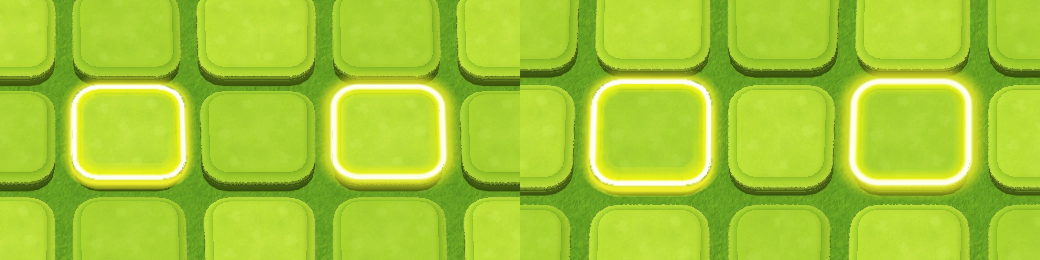
#> input picture production/qa/evidence/garden-board/crop-glow-picture-vs-code.webp, 2080 x 520 px (shown at 1/2 size)
$ python -i garden_cutout.py   (imports and definitions only)
#> lines starting #> are read from the running program, lines starting #| are printed output that depends on the picture; after the words box and inside, x2 and y2 are one past the last pixel; in counts of white or black regions, pixels touching at a corner belong together
"""Cuts a piece of artwork out of one of the owner's garden pictures (flat off-white background).

Used by build-garden-gazebo.py. The artwork is not redrawn
or recoloured. What is done:
  1. The flat background is removed: every patch of pixels close to the background colour that
     touches the picture's edge, or is large (openings such as the gazebo's arches), becomes
     transparent. Small light patches (white flowers, the leaf on the flag) are artwork and stay.
  2. The grey ground shadow under the base becomes a see-through shadow.
  3. Along the cut a soft edge: alpha follows the distance to the background colour, and the
     background tint is taken out of those edge pixels.
  4. Trimmed to the artwork.
"""
from pathlib import Path

import numpy as np
from PIL import Image
from scipy import ndimage

NEAR = 22  # colour distance to the background below which a pixel can be background
EDGE = 46  # distance at which an edge pixel is fully opaque
SHADOW = 150  # a grey lighter than this, joined to the background, is the ground shadow
HOLE = 5000  # an enclosed light patch larger than this (source pixels) is an opening, not a flower


def cut_out(source: Path) -> Image.Image:
    """The artwork of one of the owner's pictures on a flat off-white background, cut out and trimmed."""
    rgb = np.asarray(Image.open(source).convert("RGB")).astype(np.float64)
    bg = np.median(np.concatenate([rgb[:20].reshape(-1, 3), rgb[-20:].reshape(-1, 3)]), axis=0)
#> bg = [170, 212, 51]
    dist = np.sqrt(((rgb - bg) ** 2).sum(-1))
    labels, count = ndimage.label(dist < NEAR)
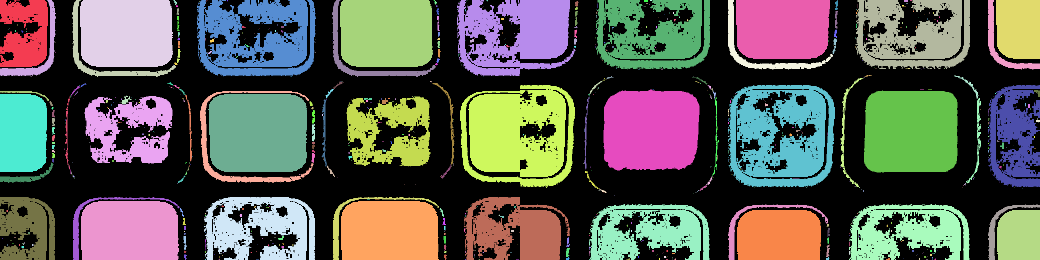
#> labels: shape (520, 2080) int32 (shown at 1/2 size); 806 distinct labels, from 0 to 805; one colour per label, 0 black
#> count = 805
    sizes = ndimage.sum(np.ones_like(dist), labels, range(1, count + 1))
#> sizes = 805 values, max 34504 at index 261, min 1 at index 9, mean 722.4
    edge_ids = set(np.unique(np.concatenate([labels[0], labels[-1], labels[:, 0], labels[:, -1]])).tolist())
#> edge_ids = 67 items
    keep = np.zeros(count + 1, bool)
    for i, size in enumerate(sizes, 1):
        keep[i] = i in edge_ids or size > HOLE
#> this loop made 805 passes
#> size on passes 1 to 3: 9606, 2744, 3235
    background = keep[labels]
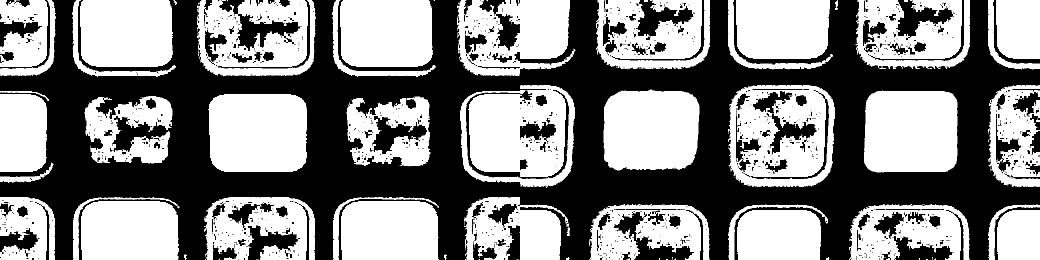
#> background: shape (520, 2080) bool (shown at 1/2 size); 52.2% white; 1094 black regions (903 under 20 px), largest, box (x1, y1, x2, y2) and area: (0, 0, 2080, 520) 425600, (438, 0, 604, 102) 4865, (1228, 423, 1388, 520) 4571
    # The soft grey shadow under the base: grey (unsaturated), lighter than SHADOW and joined to the
    # background. It becomes a real, see-through shadow (black with the alpha of its darkness).
    sat = rgb.max(-1) - rgb.min(-1)
    grey = (sat < 18) & (rgb.mean(-1) > SHADOW)
#> grey: shape (520, 2080) bool; 0.74% white; 73 white regions (51 under 20 px), largest, box (x1, y1, x2, y2) and area: (1183, 161, 1421, 369) 3635, (145, 172, 370, 357) 2830, (710, 171, 841, 174) 260
    s_labels, _ = ndimage.label(grey | background)
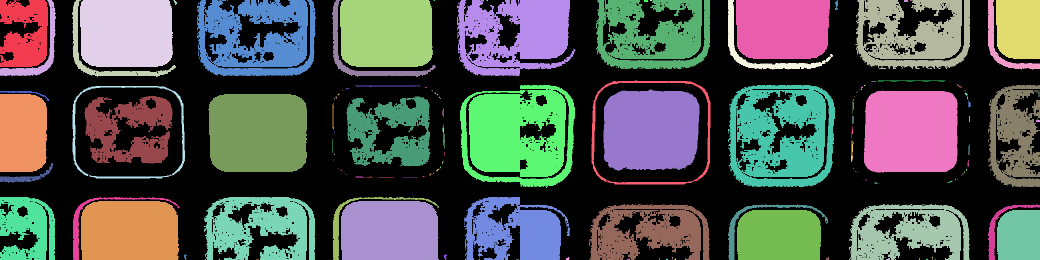
#> s_labels: shape (520, 2080) int32 (shown at 1/2 size); 157 distinct labels, from 0 to 156; one colour per label, 0 black
    s_ids = set(np.unique(s_labels[background]).tolist()) - {0}
#> s_ids = 73 items
    shadow = np.isin(s_labels, list(s_ids)) & ~background
#> shadow: shape (520, 2080) bool; every value is 0
    # Soft edge: only next to the background, alpha rises with the distance to its colour.
    band = ndimage.binary_dilation(background, iterations=3) & ~background
#> band: shape (520, 2080) bool; 10.1% white; 1135 white regions (903 under 20 px), largest, box (x1, y1, x2, y2) and area: (166, 189, 348, 330) 3894, (661, 0, 875, 157) 3189, (141, 0, 355, 157) 3180
    alpha = np.ones_like(dist)
    alpha[background] = 0
    soft = np.clip((dist - NEAR / 2) / (EDGE - NEAR / 2), 0, 1)
    alpha[band] = np.minimum(1, soft[band] * 1.15)
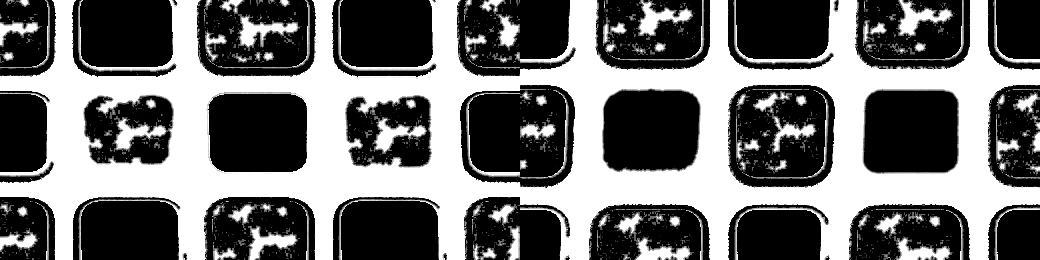
#> alpha: shape (520, 2080) float64 (shown at 1/2 size); min 0, max 1, mean 0.44
    lum = rgb.mean(-1)
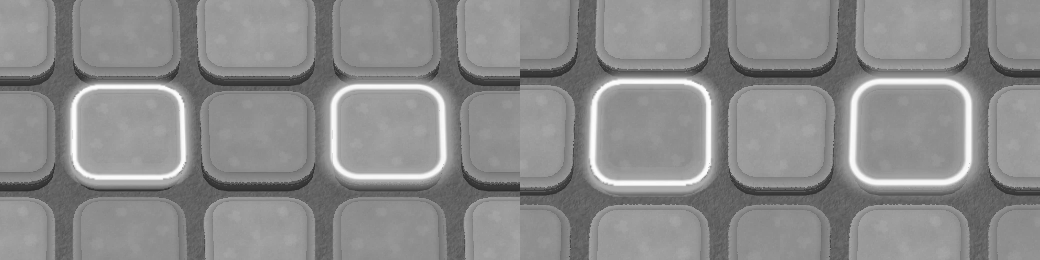
#> lum: shape (520, 2080) float64 (shown at 1/2 size); min 40, max 254.7, mean 138.9
    shade = np.clip((bg.mean() - lum) / bg.mean() * 1.6, 0, 0.45)
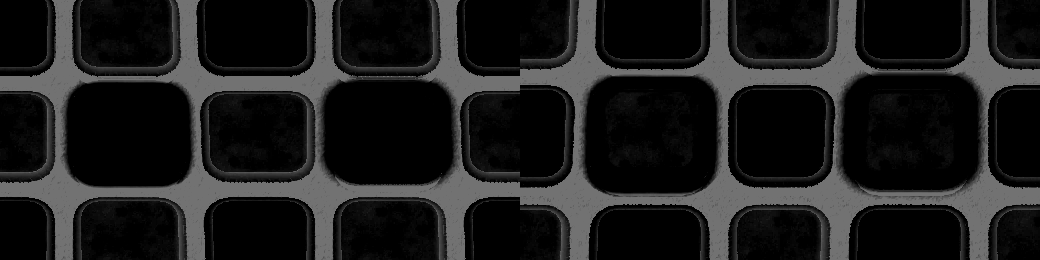
#> shade: shape (520, 2080) float64 (shown at 1/2 size); min 0, max 0.45, mean 0.117
    alpha[shadow] = shade[shadow]
    band &= ~shadow
    # Take the background's tint out of semi-transparent edge pixels.
    a = np.clip(alpha, 1e-3, 1)[..., None]
    rgb = np.where((band)[..., None], np.clip((rgb - bg * (1 - a)) / a, 0, 255), rgb)
    rgb[shadow] = [40, 70, 30]
    rgba = np.dstack([rgb, alpha * 255]).round().astype(np.uint8)
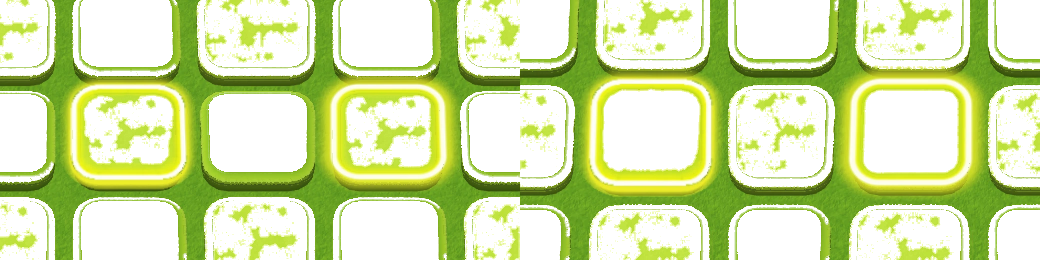
#> rgba: shape (520, 2080, 4) (shown at 1/2 size); mean R, G, B, A 164.5, 202.5, 51.2, 112.2; transparent parts drawn white
    img = Image.fromarray(rgba, "RGBA")
    return img.crop(img.getchannel("A").point(lambda v: 255 if v > 8 else 0).getbbox())

>>> result = cut_out('../../production/qa/evidence/garden-board/crop-glow-picture-vs-code.webp')

$ run again, on production/qa/evidence/garden-board/compare-garden-board-full.webp
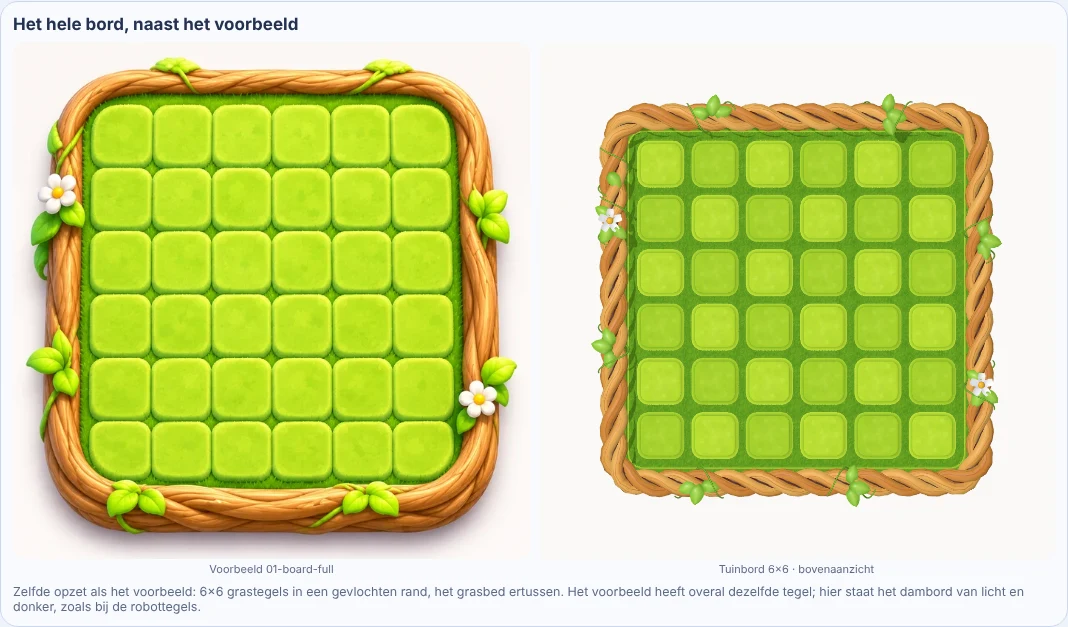
#> input picture production/qa/evidence/garden-board/compare-garden-board-full.webp, 1068 x 627 px
#> bg = [249, 250, 254]
#> labels: shape (627, 1068) int32; 182 distinct labels, from 0 to 181
#> count = 181
#> sizes = 181 values, max 277445 at index 0, min 1 at index 1, mean 1542.1
#> edge_ids = 4 items
#> the loop in cut_out, `for i, size in enumerate(sizes, 1):` made 181 passes
#> size on passes 1 to 3: 277445, 1, 2
#> background: shape (627, 1068) bool; 41.5% white; 1 white region, box (x1, y1, x2, y2) and area: (0, 0, 1068, 627) 277575
#> grey: shape (627, 1068) bool; 44.5% white; 66 white regions (56 under 20 px), largest, box (x1, y1, x2, y2) and area: (0, 0, 1068, 627) 296161, (32, 0, 1050, 1) 1018, (463, 393, 471, 404) 68
#> in cut_out, `s_labels, _ = ndimage.label(grey | background)`:
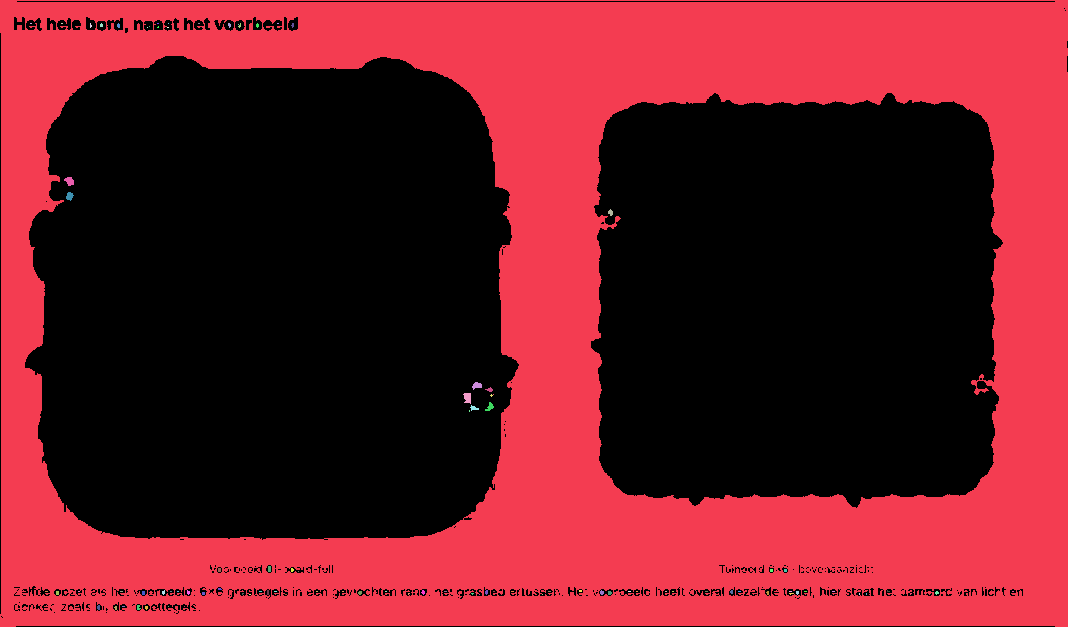
#> s_labels: shape (627, 1068) int32; 97 distinct labels, from 0 to 96; one colour per label, 0 black
#> s_ids = 1 item
#> shadow: shape (627, 1068) bool; 3% white; 803 white regions (768 under 20 px), largest, box (x1, y1, x2, y2) and area: (23, 368, 516, 559) 12659, (22, 238, 45, 350) 1398, (32, 135, 64, 221) 1029
#> in cut_out, `return img.crop(img.getchannel("A").point(lambda v: 255 if v > 8 else ..`:
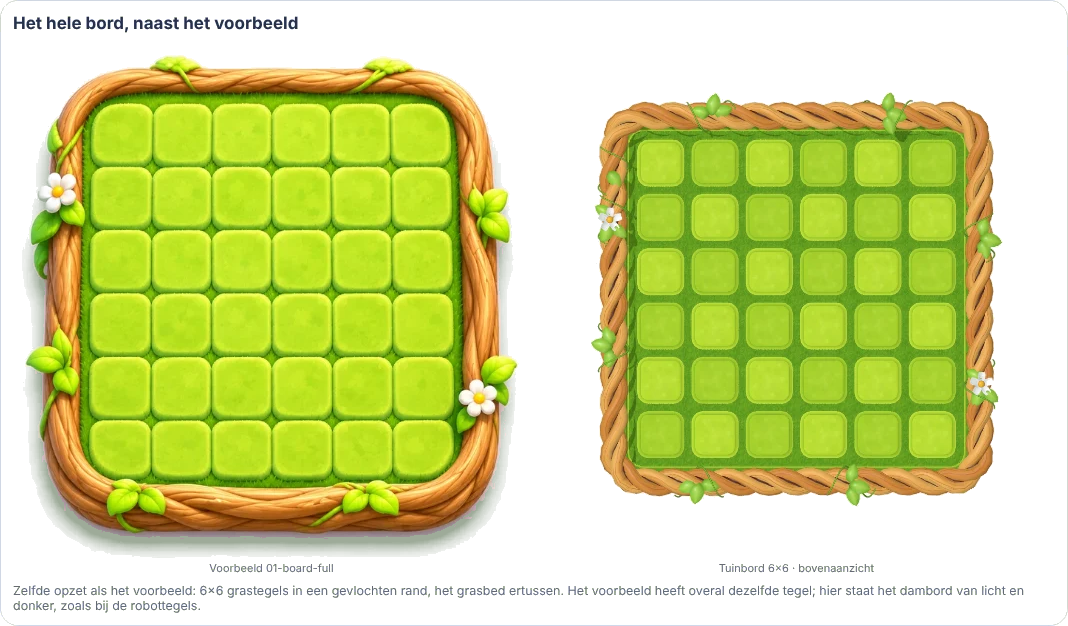
#> returned value: PIL image 1068x626 RGBA; mean R, G, B, A 199.6, 210.9, 131.9, 143.3; transparent parts drawn white
